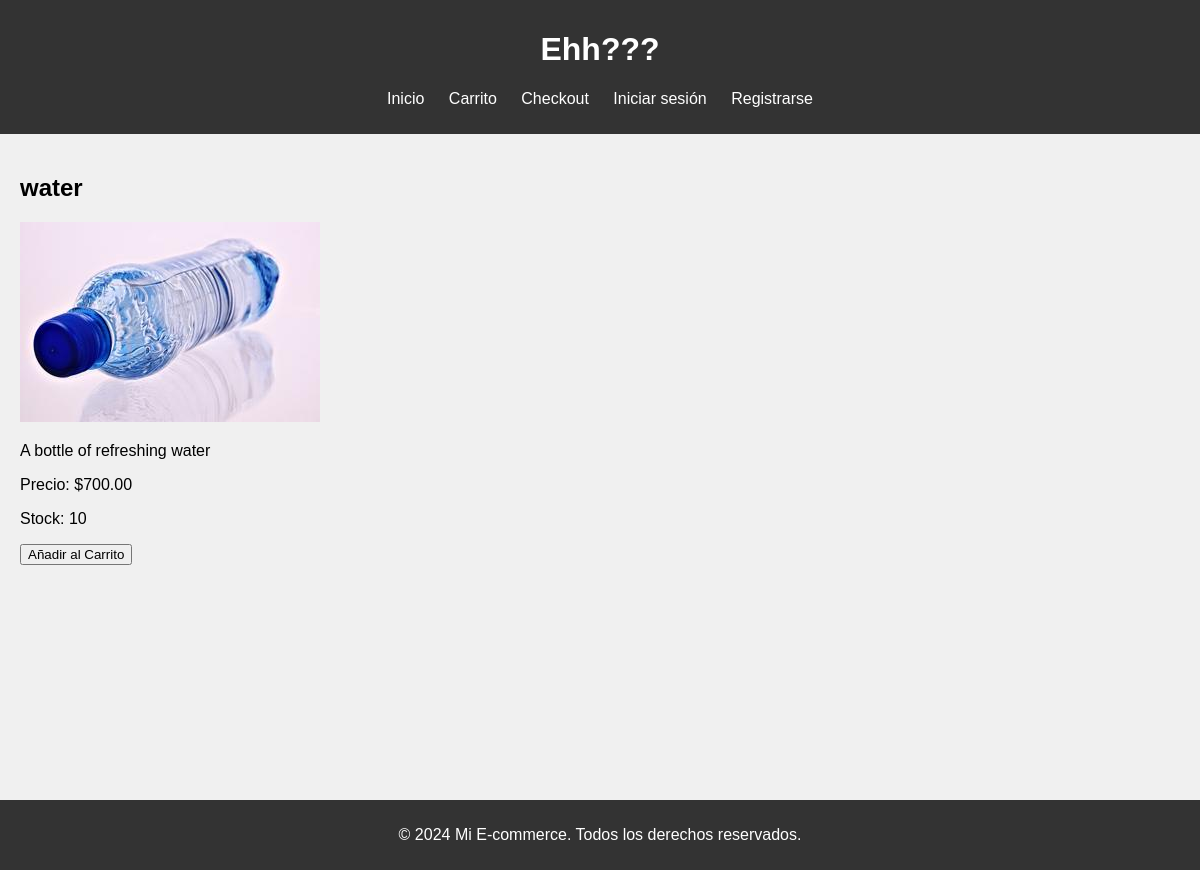
/producto/9/, run on the app's committed database.
### tienda/models.py (models this page shows, shortened)
class Producto(models.Model):
    nombre = models.CharField(max_length=100)
    descripcion = models.TextField()
    precio = models.DecimalField(max_digits=10, decimal_places=2)
    stock = models.PositiveIntegerField(default=0)
    categoria = models.ForeignKey(Categoria, related_name='productos', on_delete=models.SET_NULL, null=True, blank=True)
    imagen = models.ImageField(upload_to='productos/', null=False, blank=False, default='productos/default.jpg')

### tienda/views.py (the view)
# urls.py: path('producto/<int:id>/', views.producto_detalle, name='producto_detalle'),
def producto_detalle(request, id):
    producto = get_object_or_404(Producto, id=id)
    return render(request, 'tienda/producto_detalle.html', {'producto': producto})

### tienda/templates/tienda/producto_detalle.html (shortened to what this page needs)
{% extends 'tienda/base.html' %}
{% block content %}
<h2>{{ producto.nombre }}</h2>
<img src="{{ producto.imagen.url }}" alt="{{ producto.nombre }}">
<p>{{ producto.descripcion }}</p>
<p>Precio: ${{ producto.precio }}</p>
<p>Stock: {{ producto.stock }}</p>
<button onclick="agregarAlCarrito({{ producto.id }})">Añadir al Carrito</button>
{% endblock %}

### tienda/static/css/styles.css (style rules this page uses)
body { font-family: Arial, sans-serif; margin: 0; padding: 0; background-color: #f0f0f0; }

### data on the page
Producto: nombre "water", imagen (picture), descripcion "A bottle of refreshing water", precio "700.00", stock "10"
